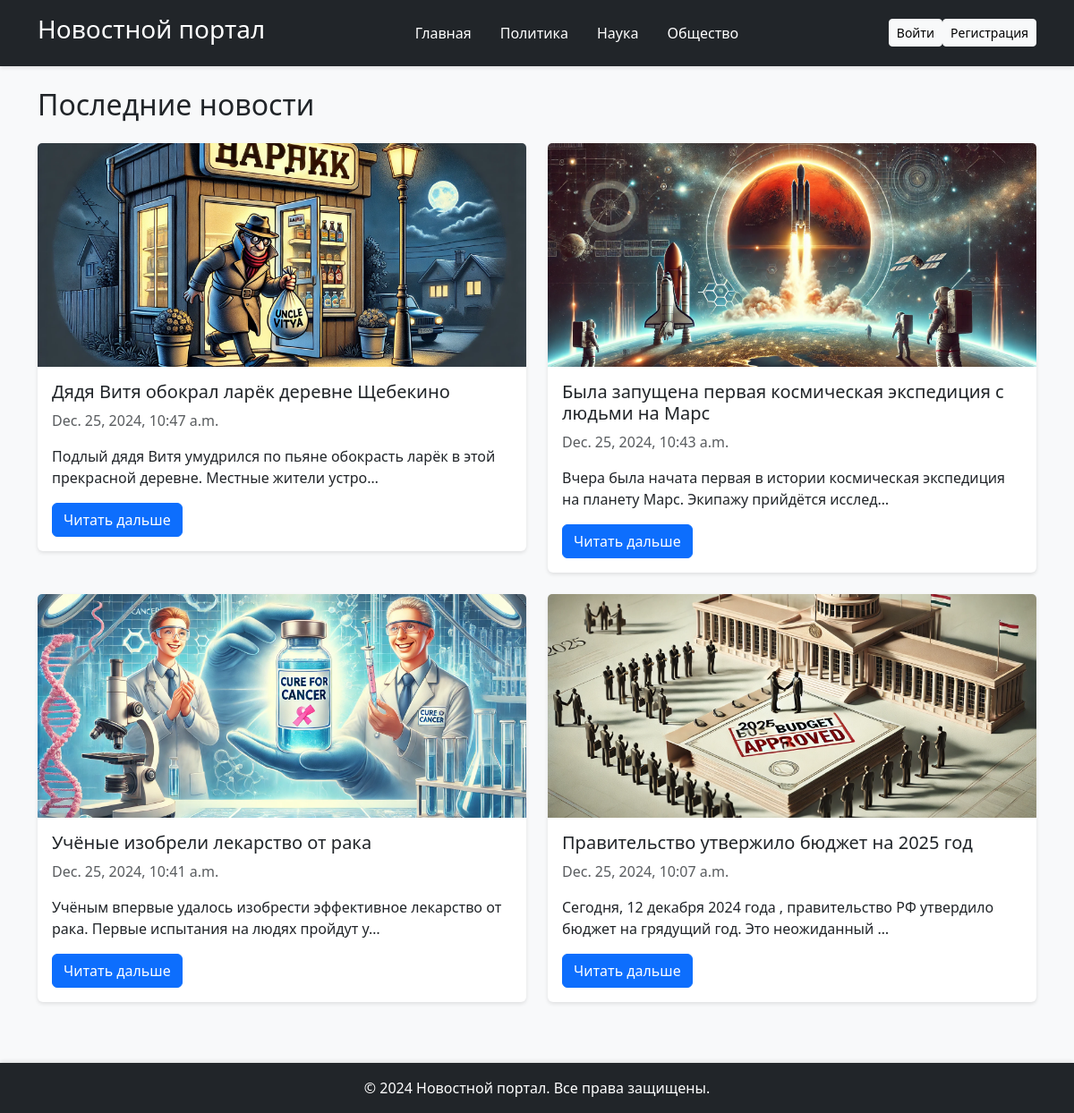
The page / on the database its author committed.
### news/models.py (models this page shows, shortened)
class Category(models.Model):
    name = models.CharField(max_length=100, unique=True, verbose_name="Название категории")
    description = models.TextField(blank=True, verbose_name="Описание")

class News(models.Model):
    title = models.CharField(max_length=200, verbose_name="Заголовок")
    content = models.TextField(verbose_name="Текст")
    category = models.ForeignKey(Category, on_delete=models.CASCADE, related_name='news', verbose_name="Категория")
    author = models.ForeignKey(User, on_delete=models.CASCADE, verbose_name="Автор")
    published_at = models.DateTimeField(auto_now_add=True, verbose_name="Дата публикации")
    image = models.ImageField(upload_to='news_images/', blank=True, null=True, verbose_name="Изображение")

### news/views.py (the view)
# urls.py: path('', views.news_list, name='news_list'),  # Главная страница со списком новостей
def news_list(request):
    news = News.objects.all().order_by('-published_at')  # Сортировка по дате публикации
    categories = Category.objects.all()
    return render(request, 'news/news_list.html', {'news': news, 'categories': categories})

### news/templates/news/news_list.html (shortened to what this page needs)
{% extends 'news/base.html' %}
{% block content %}
    <h2 class="mb-4">Последние новости</h2>
    <div class="row">
        {% for item in news %}
            <div class="col-md-6 mb-4">
                <div class="card">
                    {% if item.image %}
                        <img src="{{ item.image.url }}" class="card-img-top" alt="{{ item.title }}">
                    {% endif %}
                    <div class="card-body">
                        <h5 class="card-title">{{ item.title }}</h5>
                        <p class="card-text text-muted">{{ item.published_at }}</p>
                        <p class="card-text">{{ item.content|truncatechars:100 }}</p>
                        <a href="{% url 'news:news_detail' item.id %}" class="btn btn-primary">Читать дальше</a>
                    </div>
                </div>
            </div>
        {% endfor %}
    </div>
{% endblock %}

### news/templates/news/base.html (shortened to what this page needs)
<!DOCTYPE html>
<html lang="en">
<head>
    {% load static %}
    <link rel="stylesheet" href="https://cdn.jsdelivr.net/npm/bootstrap@5.3.0/dist/css/bootstrap.min.css">
    <link rel="stylesheet" href="{% static 'css/style.css' %}">
</head>
<body>
    <header class="bg-dark text-white py-3">
        <div class="container d-flex justify-content-between align-items-center">
            <h1 class="fs-3 fs-md-2 fs-lg-1">Новостной портал</h1>
            <nav class="d-none d-md-block">
                <ul class="nav">
                    <li class="nav-item"><a class="nav-link text-white" href="{% url 'news:news_list' %}">Главная</a></li>
                    {% for category in categories %}
                        <li class="nav-item"><a class="nav-link text-white" href="{% url 'news:news_by_category' category.id %}">{{ category.name }}</a></li>
                    {% endfor %}
                </ul>
            </nav>
            <div style="display: flex; align-items: center;">
                {% if user.is_authenticated %}
                    <span class="d-none d-md-block text-white me-3">Привет, {{ user.username }}</span>
                    <form method="post" action="{% url 'logout' %}" style="display: inline;">
                        {% csrf_token %}
                        <button type="submit" class="btn btn-outline-light btn-sm">Выйти</button>
                    </form>
                {% else %}
                    <a href="{% url 'login' %}" class="btn btn-light btn-sm">Войти</a>
                    <a href="{% url 'register' %}" class="btn btn-light btn-sm">Регистрация</a>
                {% endif %}
            </div>
        </div>
    </header>
    <main class="py-4">
        <div class="container">
            {% block content %}{% endblock %}
        </div>
    </main>
    <footer class="bg-dark text-white py-3">
        <div class="container text-center">
            <p class="mb-0">&copy; 2024 Новостной портал. Все права защищены.</p>
        </div>
    </footer>
</body>
</html>

### news/static/css/style.css (style rules this page uses)
body { background-color: #f8f9fa; }
header { box-shadow: 0 2px 4px rgba(0, 0, 0, 0.1); }
.card { border: none; box-shadow: 0 2px 4px rgba(0, 0, 0, 0.1); transition: transform 0.2s ease-in-out, box-shadow 0.2s ease-in-out; }
.card img { max-height: 250px; object-fit: cover; }
footer { margin-top: 20px; box-shadow: 0 -2px 4px rgba(0, 0, 0, 0.1); }
main { min-height: 100vh; }

### rows shown on the page
Category: name "Политика"
Category: name "Наука"
Category: name "Общество"
News: image (picture), title "Дядя Витя обокрал ларёк деревне Щебекино", published_at "Dec. 25, 2024, 10:47 a.m.", content "Подлый дядя Витя умудрился по пьяне обокрасть ларёк в этой прекрасной деревне. Местные жители устро…"
News: image (picture), title "Была запущена первая космическая экспедиция с людьми на Марс", published_at "Dec. 25, 2024, 10:43 a.m.", content "Вчера была начата первая в истории космическая экспедиция на планету Марс. Экипажу прийдётся исслед…"
News: image (picture), title "Учёные изобрели лекарство от рака", published_at "Dec. 25, 2024, 10:41 a.m.", content "Учёным впервые удалось изобрести эффективное лекарство от рака. Первые испытания на людях пройдут у…"
News: image (picture), title "Правительство утвержило бюджет на 2025 год", published_at "Dec. 25, 2024, 10:07 a.m.", content "Сегодня, 12 декабря 2024 года , правительство РФ утвердило бюджет на грядущий год. Это неожиданный …"
